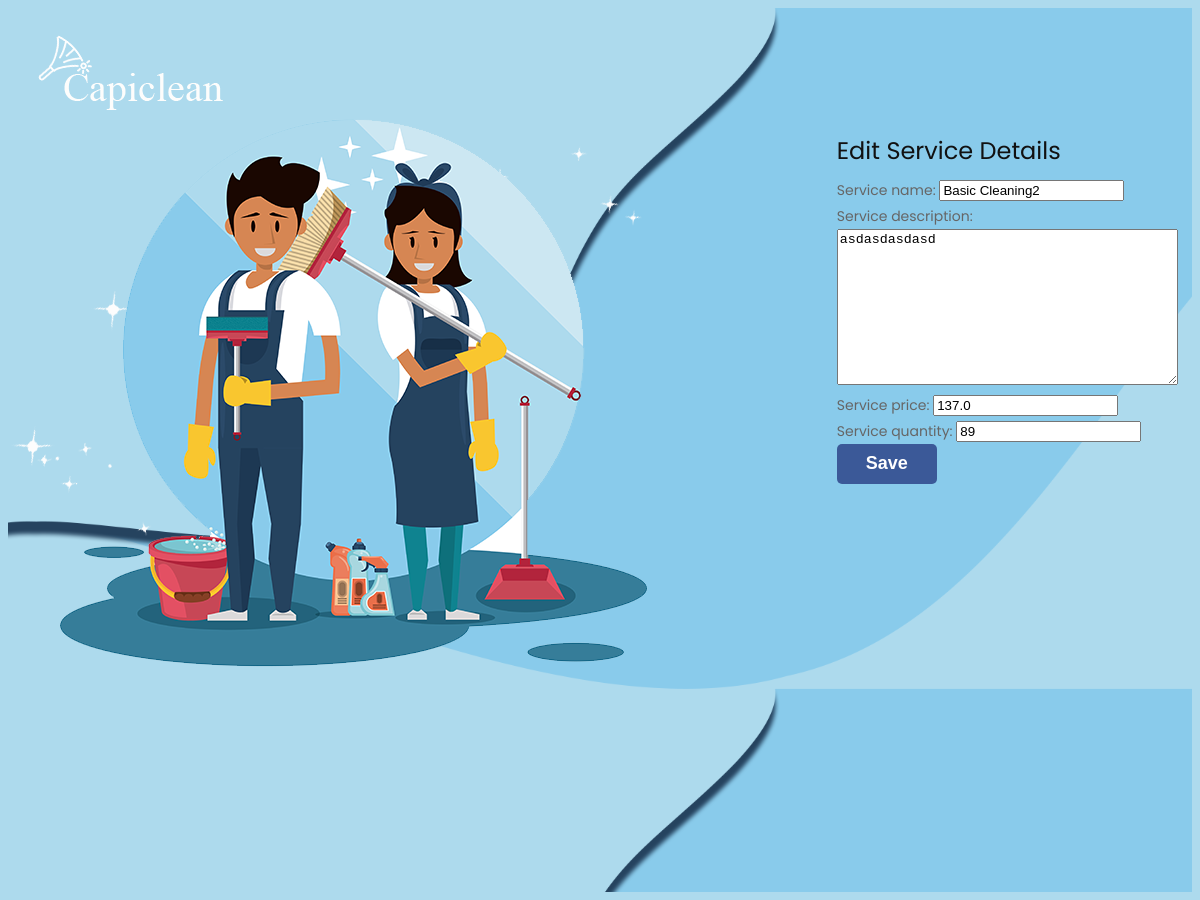
Before: /EditServices/1 (signed in) with the older database file.
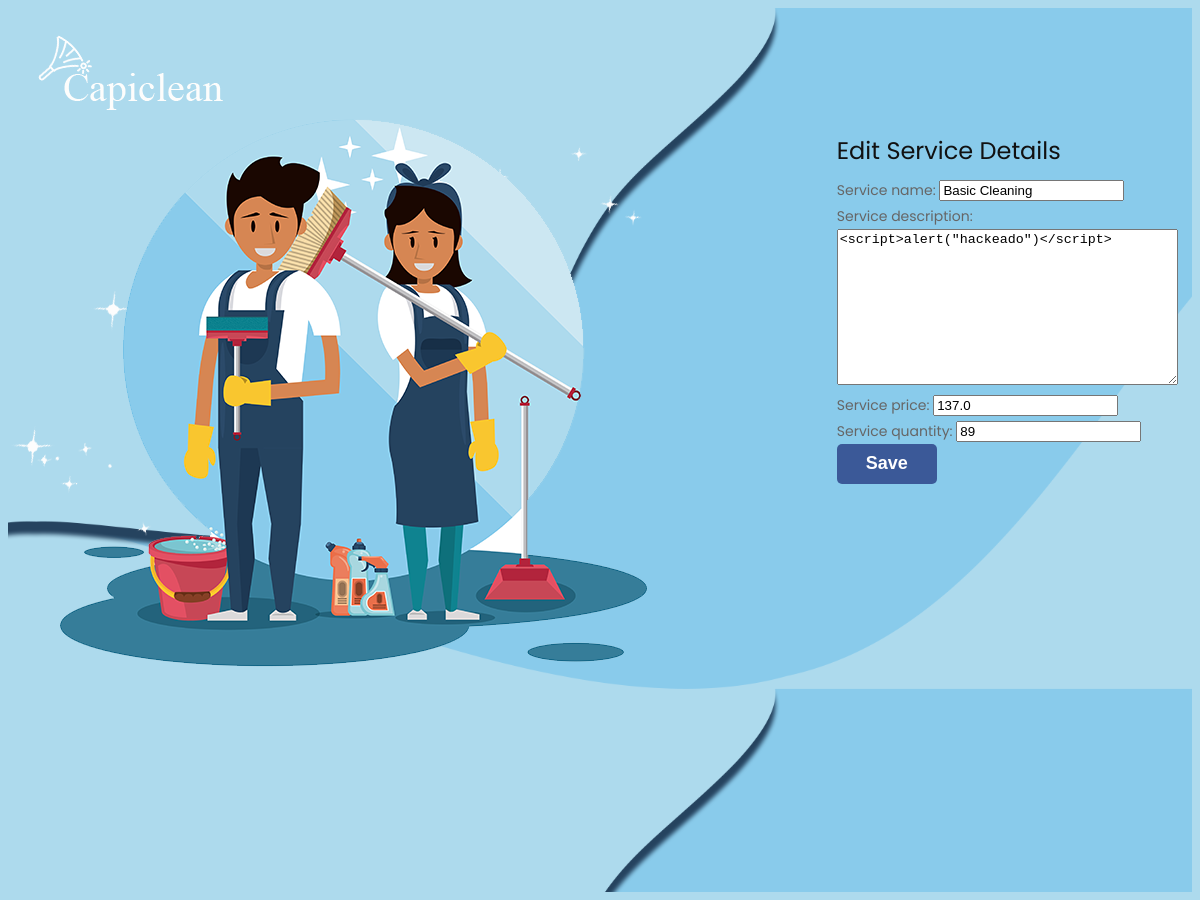
After: the same page with the newer database file.
### app/models.py (models this page shows, shortened)
class Servicios(models.Model):
    service_id = models.AutoField(primary_key=True)
    service_name = models.CharField(max_length=255, null=False)
    service_description = models.TextField(null=False)
    service_price = models.FloatField(null=False)
    service_qty = models.IntegerField(null=False)
    created_at = models.DateTimeField(default=timezone.now)
    class Meta:
        verbose_name = "Servicio"
        verbose_name_plural = "Servicios"

### app/views.py (the view)
# urls.py: path('EditServices/<int:pk>', views.edit_service_details, name="Edit Services"),
def edit_service_details(request, pk):
    if request.user.is_authenticated:
        servicio = get_object_or_404(Servicios, service_id=pk)
        if request.method == 'POST':
            form = EditServicesForm(request.POST, instance=servicio)
            if form.is_valid():
                try:
                    datos = form.cleaned_data
                    service_price = datos["service_price"]
                    service_qty = datos["service_qty"]
                    service_name_clean = sanitizar_input(datos["service_name"])
                    service_description_clean = sanitizar_input(datos["service_description"])
                    servicio.service_name = service_name_clean
                    servicio.service_description = service_description_clean
                    servicio.service_price = service_price
                    servicio.service_qty = service_qty
                    servicio.save()
                    return redirect('List Services')
                except ValueError as e:
                    messages.error(request, "Datos inválidos: " + str(e))
        else:
            form = EditServicesForm(instance=servicio)
        return render(request, 'EditServiceDetails.html', {'form': form})
    else:
        return redirect('index')

### app/forms.py
class EditServicesForm(forms.ModelForm):
    service_name = forms.CharField(max_length=255)
    service_description = forms.Textarea()
    service_price = forms.FloatField()
    service_qty = forms.IntegerField()
    class Meta:
            model = Servicios
            fields = ['service_name', 'service_description', 'service_price', 'service_qty']
    labels = {
        "service_name":  "Service Name",
        "service_description": "Service Description",
        "service_price": "Service Price",
        "service_qty": "Service qty",
    }

### app/templates/EditServiceDetails.html (shortened to what this page needs)
{%  load static %}
<!DOCTYPE html>
<html lang="en">
<link rel="stylesheet" type="text/css" href="{% static 'css/style.css' %}">
<div class="header_section">
    <div class="container-fluid">
        <div class="row">
          <div class="col-md-3">
            <div class="logo"><a href="/"><img src="{% static 'images/logo.png' %}"></a></div>
                        <div class="menu_text">
                  <h1>Edit Service Details</h1>
                  <form method="POST">
                    <label name="service_name">Service name:</label>
                    {{ form.service_name }}
                    <br>
                    <label name="service_description">Service description:</label>
                    {{ form.service_description }}
                    <br>
                    <label name="service_price">Service price:</label>
                    {{ form.service_price }}
                    <br>
                    <label name="service_qty">Service quantity:</label>
                    {{ form.service_qty }}
                    <br>
                    <button type="submit">Save</button>
                </form>
          </div>
          <div class="col-sm-5">
            <div><img src="{% static 'images/img-1.png' %}"></div>
          </div>
          <div class="col-md-1">
            <div class="menu_text">
                    <head>
                    </head>
                    <body>
                        <body style="background-color: #addaed;">
                    </body>
    </div>
</div>
</html>

### capiclean/static/css/style.css (style rules this page uses)
* { box-sizing: border-box !important; transition: ease all 0.5s; }
html { scroll-behavior: smooth; overflow-x: hidden !important; }
body { color: #666666; font-size: 14px; font-family: Poppins; line-height: 1.80857; font-weight: normal; overflow-x: hidden !important; }
a { color: #1f1f1f; text-decoration: none !important; outline: none !important; -webkit-transition: all .3s ease-in-out; -moz-transition: all .3s ease-in-out; -ms-transition: all .3s ease-in-out; -o-transition: all .3s ease-in-out; transition: all .3s ease-in-out; }
h1, h2, h3, h4, h5, h6 { letter-spacing: 0; font-weight: normal; position: relative; padding: 0 0 10px 0; font-weight: normal; line-height: normal; color: #111111; margin: 0 }
h1 { font-size: 24px }
*, *::after, *::before { -webkit-box-sizing: border-box; -moz-box-sizing: border-box; box-sizing: border-box; }
a { color: #222222; text-decoration: none; outline: none !important; }
a, .btn { text-decoration: none !important; outline: none !important; -webkit-transition: all .3s ease-in-out; -moz-transition: all .3s ease-in-out; -ms-transition: all .3s ease-in-out; -o-transition: all .3s ease-in-out; transition: all .3s ease-in-out; }
img { max-width: 100%; height: auto; }
button { border: 0; margin: 0; padding: 0; cursor: pointer; }
.header_section { width: 100%; float: left; background-image: url(../images/banner-bg.png); height: auto; padding-top: 27px; padding-bottom: 25px; background-size: 100%; padding-bottom: 201px; }
.logo { width: 100%; float: left; padding-left: 30px; }
.menu_text { float: right; width: 30%; padding-top: 15px; }

### capiclean/static/css/icomoon.css (style rules this page uses)
body { background: #fff; }

### app/templates/EditServiceDetails.html (style rules this page uses)
.menu_text button[type="submit"] { height: 40px; width: 100px; background-color: #3B5998; color: #fff; font-size: 18px; font-weight: bold; border: none; border-radius: 5px; cursor: pointer; }

Changed rows visible on the page:
changed Servicios: service_name "Basic Cleaning2" → "Basic Cleaning"; service_description "asdasdasdasd" → "<script>alert(\"hackeado\")</script>"
